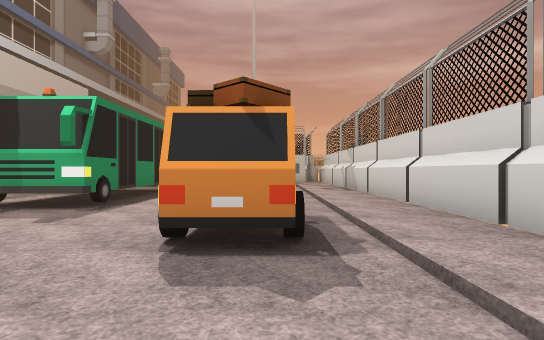
[1] (above)

24 first-person views from a walk through a scene from a Unity 3-D project. The camera is 1.4 m above the floor, looks level and sees 80° across. The floor is counted in squares, 2 m on a side. Each view is taken from the middle of a square. On the plan, view 1 faces up. The plan holds only what a view shows up to about 10 squares ahead; the rest is blank. The place goes on beyond the plan. The player is left out. Some animated figures are not drawn. Some surface patterns are stand-ins.

[2]
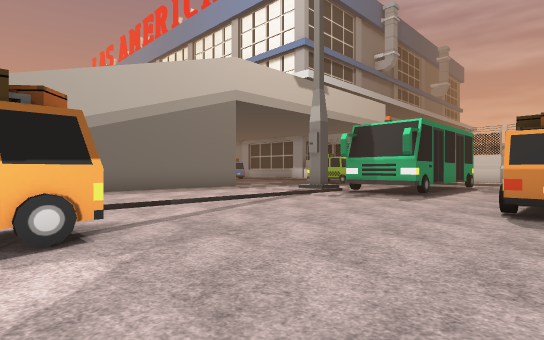

[3]
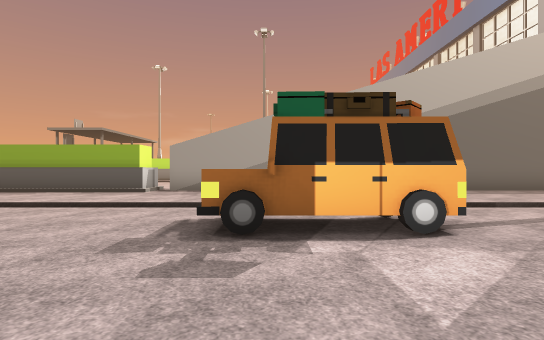

[4]
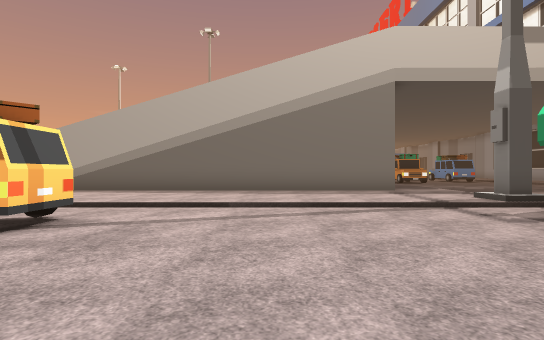

[5]
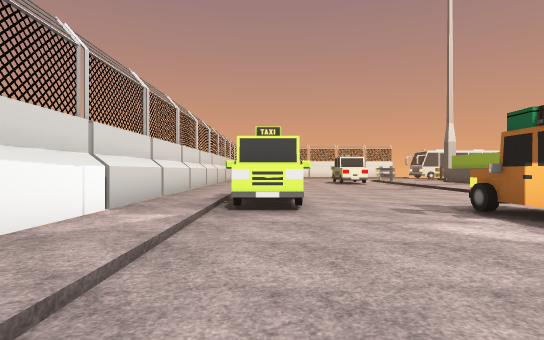

[6]
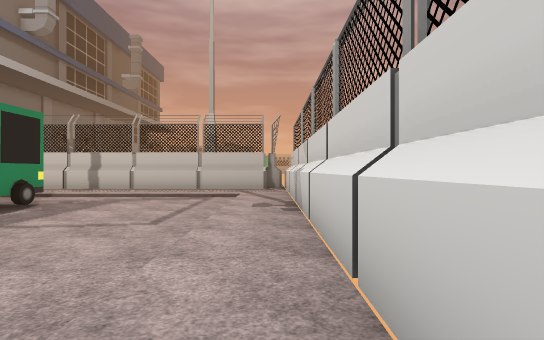

[7]
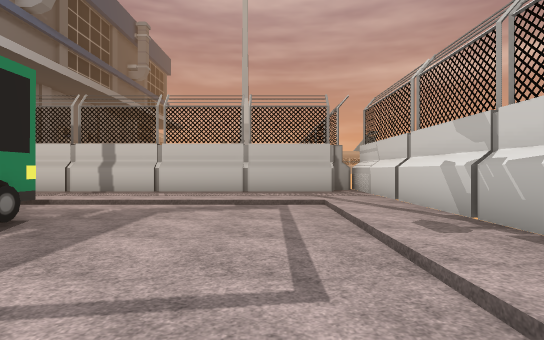

[8]
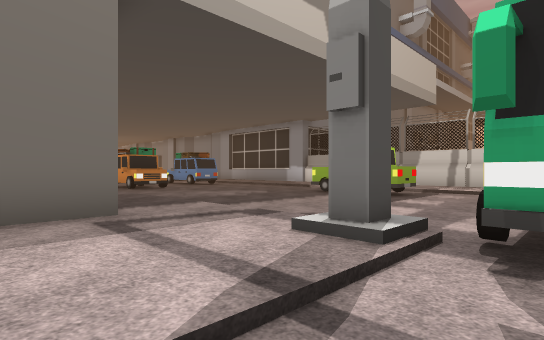

[9]
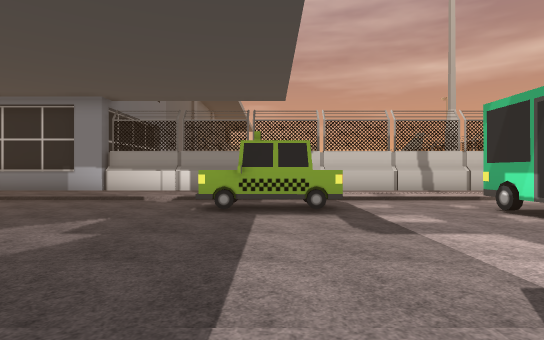

[10]
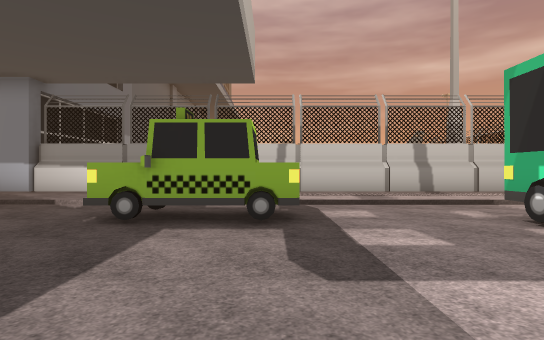

[11]
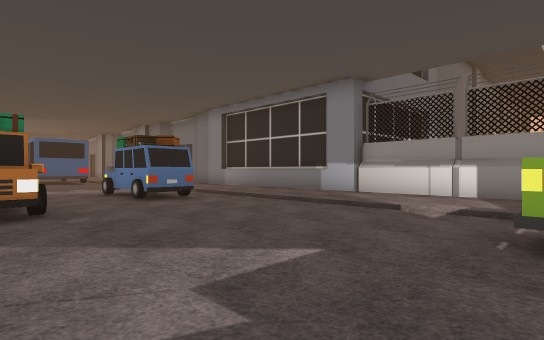

[12]
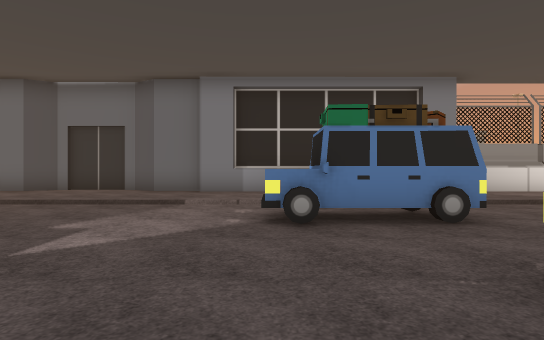

[13]
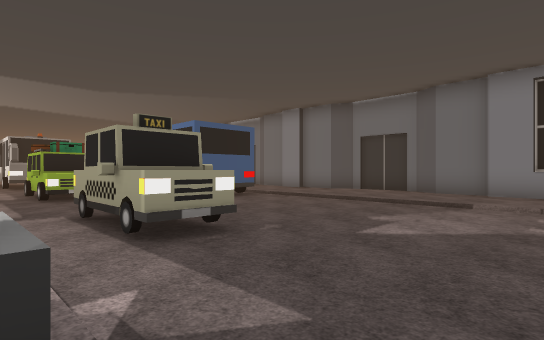

[14]
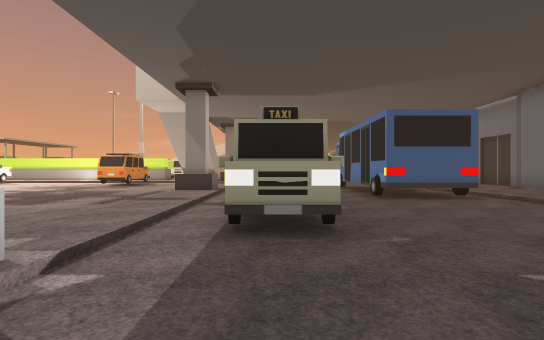

[15]
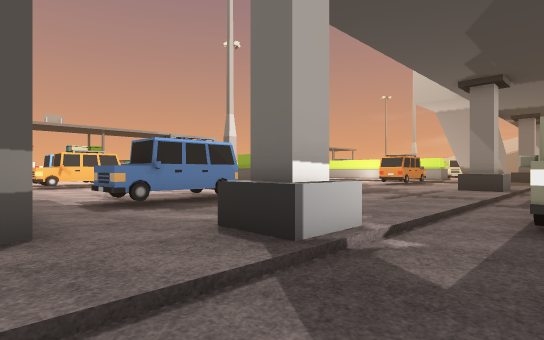

[16]
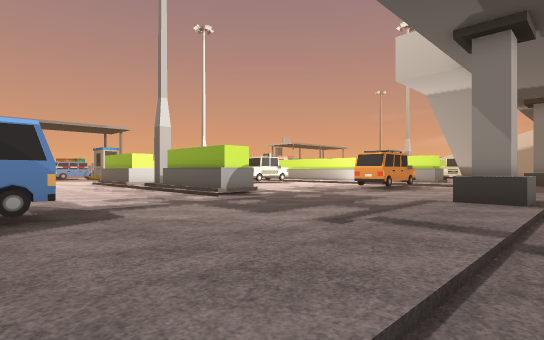

[17]
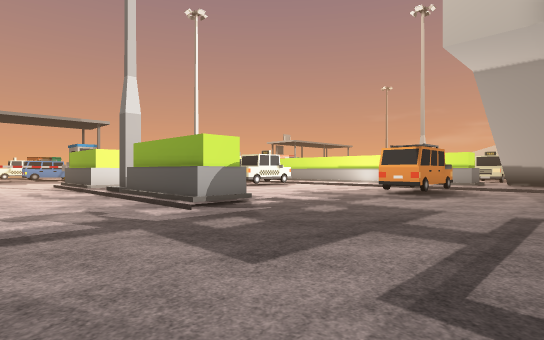

[18]
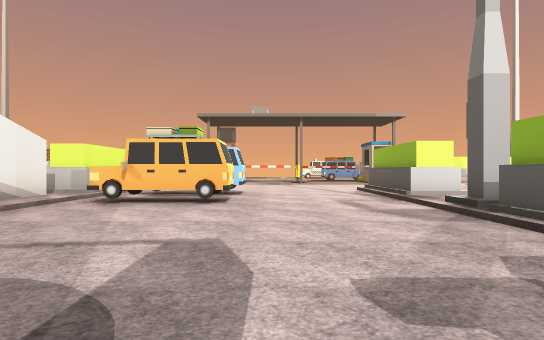

[19]
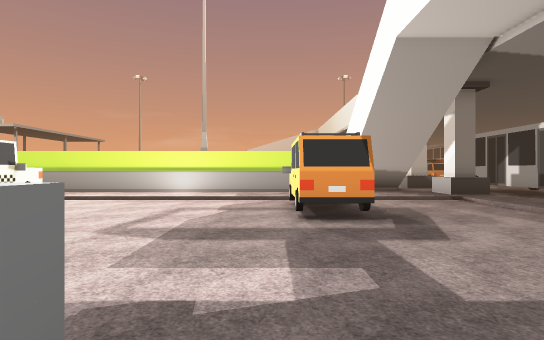

[20]
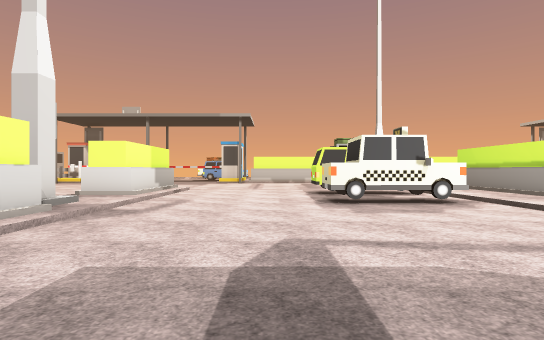

[21]
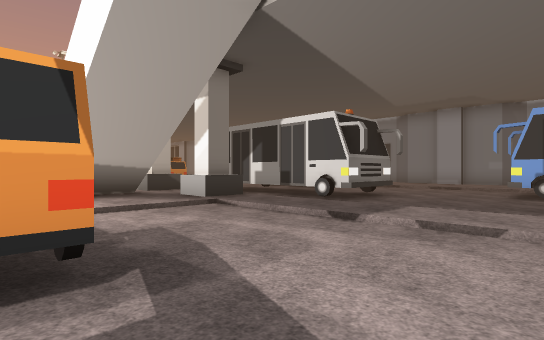

[22]
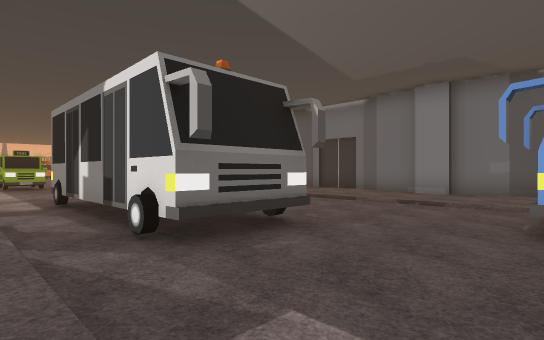

[23]
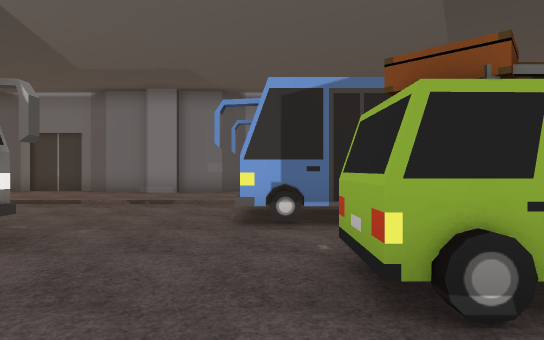

[24]
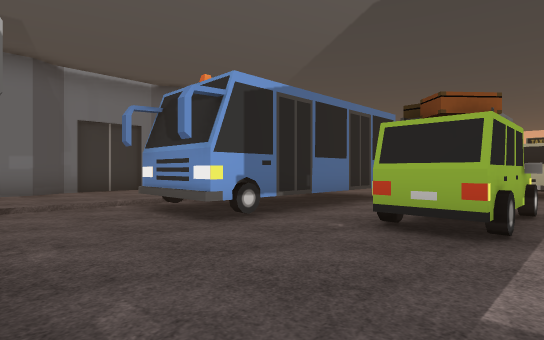

### Floor plan
Key: @ floor where view 1 was taken; # wall or solid block; x gap in a wall; . main floor; : floor 0.25 m higher than the main floor; / step, stairs or slope; ^ raised ledge; O other object.
Columns run from 40 left of view 1 to 3 right of it. Each row starts with its distance up from view 1.
 17   ################                        ##
 16 :::::::: :  :::::##^^  ^#^^#^  ^#^#^^#^#^^:#
 15 :::::::  :::::::::::  :::::::   :::::::::::#
 14 :::::::  ::::::::::: ::::::::::::::::::::::#
 13 ......O    #............................./:#
 12  .....#    #.......O# .......O O........./:#
 11  .....######........#O.............##..../:#
 10   OO...............................  ..../:#
  9    #...O O   ..O.....  O...........  ..../:#
  8 ##O#...##O...O#O.....  O...........  ..../:#
  7 .....................     .........##..../:#
  6 #:::::::/^:::::::#/::     :::::::#/#O.. ./:#
  5 ^:///////^///////^/::        :::::/.... O/:#
  4 ::.................:#         #:::/....  /:#
  3 ::.................:          #:::/....##/:#
  2   ...............O.:          #:::/....../:
  1   OOOO.........OOOO:          #:::/....../
  0 ::.......///.......:          #:::/.....@/
 -1 ::......./O/.......           #:::/....../:
 -2 ::......./O/.......           #:::/.#..../:#
 -3 ::......./O/.......           #:::/.#..../:#
 -4 ::.......///.......           #::  OO..../:#
 -5 ::......./#/.......:          #   /.O...O/:#
 -6 ::OOO..../:/...OOOO:#         #:::/..... /:#
 -7 ::OOO..../O/...OOO :x         x:::/.....O/:#
 -8 ::.O...../O/...O   ##         ##::/..... /:#
 -9   OOO..../O/...O   #           #::/.....  :#

Where each view was taken, in squares from view 1:
view 1: 0 up, 0 right, facing up
view 2: 3 down, 0 right, facing up-left
view 3: 4 down, 0 right, facing left
view 4: 1 up, 0 right, facing left
view 5: 1 up, 0 right, facing down
view 6: 4 up, 2 right, facing up
view 7: 7 up, 0 right, facing up
view 8: 3 up, 5 left, facing up-left
view 9: 5 up, 10 left, facing up
view 10: 7 up, 9 left, facing up
view 11: 8 up, 11 left, facing up-left
view 12: 7 up, 21 left, facing up
view 13: 6 up, 21 left, facing up-left
view 14: 8 up, 21 left, facing left
view 15: 8 up, 20 left, facing down-left
view 16: 7 up, 24 left, facing down-left
view 17: 5 up, 26 left, facing down-left
view 18: 1 up, 26 left, facing down
view 19: 0 up, 30 left, facing left
view 20: 1 up, 34 left, facing down
view 21: 1 up, 33 left, facing up-left
view 22: 6 up, 34 left, facing up-left
view 23: 6 up, 34 left, facing up
view 24: 7 up, 37 left, facing up-right
